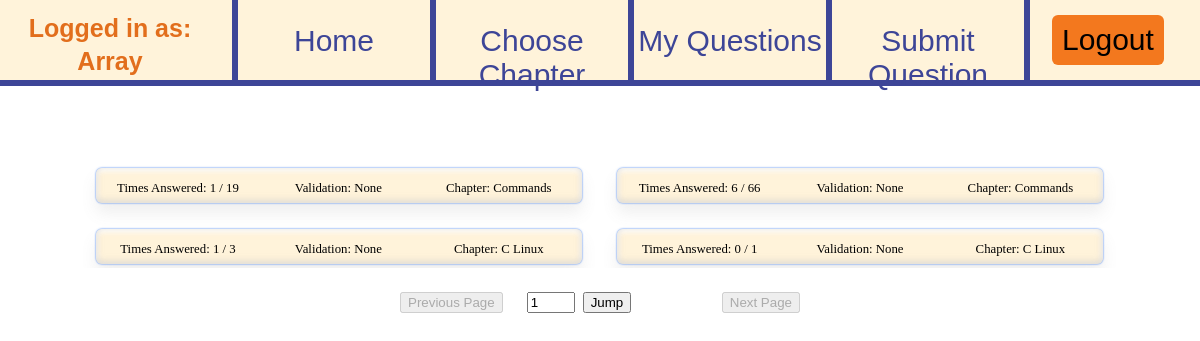
The page /mvc/public/view_questions (signed in) on the database as committed earlier.
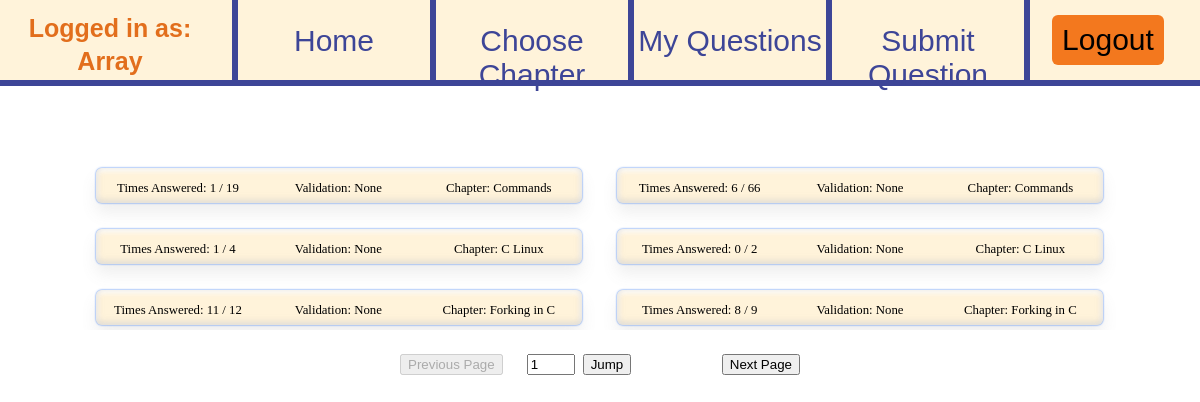
The same page on the database as committed later.
### tables this page shows
CREATE TABLE `questions` (
  `id` int(11) NOT NULL,
  `user_id` int(11) NOT NULL,
  `chapter_id` int(11) NOT NULL,
  `status` varchar(50) NOT NULL,
  `date_created` date NOT NULL,
  `all_answers` int(11) NOT NULL DEFAULT '0',
  `right_answers` int(11) NOT NULL DEFAULT '0',
  `validation` varchar(20) NOT NULL DEFAULT 'None',
  `reports_nr` int(11) NOT NULL DEFAULT '0'
);

CREATE TABLE `chapters` (
  `id` int(11) NOT NULL,
  `name` varchar(50) NOT NULL,
  `description` varchar(150) NOT NULL,
  `status` varchar(20) NOT NULL
);

### mvc/app/core/App.php (called while the page is built, shortened)
<?php
class App
{
    protected $method = 'index';
    public function __construct()
    {
        $url = $this->parseUrl();
        if(file_exists('../app/controllers/' . $url[0] . '.php'))
        {
            unset($url[0]);
        }
        $this->controller = new $this->controller;
        $this->params = $url ? array_values ($url) : [];
        call_user_func_array([$this->controller, $this->method], $this->params);
    }
    public function parseUrl()
    {
        if(isset($_GET['url']))
        {
            return $url = explode('/',filter_var(rtrim($_GET['url'],'/'), FILTER_SANITIZE_URL));
        }
    }
}

### mvc/public/index.php (called while the page is built, shortened)
<?php
require_once '../app/core/Controller.php';
$app=new App;

### mvc/app/core/Controller.php (called while the page is built, shortened)
<?php
class Controller
{
    protected function view($view, $data = false)
    {
        require_once '../app/views/' . $view . '.php';
    }
    protected function check_login(){
        $this->session_user_id=$_SESSION['user_id'];
        $this->session_is_admin=$_SESSION['is_admin'];
    }
    protected function session_extract($session_variable_name,$unset=false){
        if(isset($_SESSION[$session_variable_name])==true){
            $variable=$_SESSION[$session_variable_name];
        }else{
            $variable="";
        }
        return $variable;
    }
}

### mvc/app/controllers/view_questions.php (the view, shortened to what this page needs)
<?php
class View_Questions extends Controller
{
    private $questions,$questions_nr;
    private $chapters,$chapters_nr;
    private $page_controls;
    public function index($page='test')
    {
        $this->generate_page_controls();
        $this->get_questions();
        $this->view('home/view_questions',['questions' => $this->questions,'questions_nr' => $this->questions_nr,'chapters' => $this->chapters,'chapters_nr'=>$this->chapters_nr, 'page_controls' =>$this->page_controls]);
    }
    private function get_questions(){
        $question_posted=$this->session_extract("criteria_posted");
        $search_user=$this->session_extract("criteria_user");
        $search_chapter=$this->session_extract("criteria_chapter");
        $search_validation=$this->session_extract("criteria_validation");
        $sort_criterion=$this->session_extract("criteria_sort");
        $chapter_posted=" ";
        $config=$this->model('JSONConfig');
        $db_host=$config->get('db','host');
        $db_user=$config->get('db','user');
        $db_pass=$config->get('db','pass');
        $db_name=$config->get('db','name');
        $db_connection=$this->model('DBConnection');
        $link=$db_connection->connect($db_host,$db_user,$db_pass,$db_name);
        if($this->session_is_admin==false){
            $chapter_posted="AND c.status='posted'";
            $search_user="AND q.`user_id`=" . (string)$this->session_user_id;
            $search_chapter=" ";
        }
        $qurery="SELECT q.id,q.`chapter_id`,q.all_answers,q.right_answers,q.`validation`,c.name,u.user_name,q.date_created,q.reports_nr FROM questions q JOIN chapters c ON q.chapter_id=c.id JOIN users u ON q.user_id=u.id WHERE 1=1 " . $chapter_posted . " " . $search_user .  " " . $question_posted . " " . $search_chapter . " " . $search_validation . " " . $sort_criterion;
        $sql=$link->prepare($qurery);
        $sql->execute();
        $sql->bind_result($question_id,$chapter_id,$all_answers,$right_answers,$validation,$chapter_name,$user_name,$date_submitted,$reports_nr);
        $this->questions_nr=0;
        $config=$this->model('JSONConfig');
        $app_local_path=$config->get('app','local_path');
        while($sql->fetch() && $this->questions_nr<self::QUESTIONS_PER_PAGE){
            $question_text=$question_text_aux=null;
            $line=0;
            exec('cat ' . $app_local_path . '/mvc/app/questions/' . (string)$question_id . '.text',$question_text_aux);
            $question_text= $question_text_aux[$line];
            if($this->session_is_admin==false){
                $this->questions[$this->questions_nr]=   "<a class='question' href='chapter_" . (string)$chapter_id . "_view_question/" . $question_id . "'>
                                                                    <p class='text'>" . $question_text . "</p>
                                                                    <p class='details'> Times Answered: " . $right_answers . " / " .  $all_answers . "</p>
                                                                    <p class='details'> Validation: " . $validation . "</p>
                                                                    <p class='details'> Chapter: " . $chapter_name . "</p>
                                                            </a>";
            }
            $this->questions_nr=$this->questions_nr+1;
        }
    }
    private function get_chapters(){
        if($this->session_is_admin==false){
            $this->chapters="";
            $this->chapters_nr=0;
            return 0;
        }
        $this->chapters_nr=1;
        $this->chapters[0]='<option value="all">All</option>';
    }
    private function generate_page_controls(){
        $question_posted=$this->session_extract("criteria_posted");
        $search_user=$this->session_extract("criteria_user");
        $search_chapter=$this->session_extract("criteria_chapter");
        $search_validation=$this->session_extract("criteria_validation");
        $chapter_posted=" ";
        $config=$this->model('JSONConfig');
        $db_host=$config->get('db','host');
        $db_user=$config->get('db','user');
        $db_pass=$config->get('db','pass');
        $db_name=$config->get('db','name');
        $db_connection=$this->model('DBConnection');
        $link=$db_connection->connect($db_host,$db_user,$db_pass,$db_name);
        if($this->session_is_admin==false){
            $chapter_posted="AND c.`status`='posted'";
            $search_user="AND q.`user_id`=" . (string)$this->session_user_id;
            $search_chapter=" ";
        }
        $qurery="SELECT COUNT(q.id) FROM questions q JOIN chapters c ON q.chapter_id=c.id JOIN users u ON q.user_id=u.id WHERE 1=1 ". $chapter_posted. " " . $search_user .  " " . $question_posted . " " . $search_chapter . " " . $search_validation;
        $sql=$link->prepare($qurery);
        $sql->execute();
        $sql->bind_result($questions_total);
        $this->page_controls='<div class="pageNumber">
            <div class="controls">
                <form class="pageNumberPrevious" action="view_questions/' . (string)($_SESSION["questions_page"]-1) . '" method="POST">';
        if($_SESSION["questions_page"]>1){
            $this->page_controls=$this->page_controls . '<input type="submit" value="Previous Page"/>';
        }else{
            $this->page_controls=$this->page_controls . '<input type="submit" value="Previous Page" disabled/>';
        }
        $this->page_controls=$this->page_controls . '</form>
                <form class="pageNumberValue" action="view_questions/jump_to_page" method="POST">
                    <input type="number" min="1" max="' . (string)intval($questions_total/self::QUESTIONS_PER_PAGE+1) . '"name="number_field" value="' . (string)$_SESSION["questions_page"] . '" required/>
                    <input type="submit" value="Jump"/>
                </form>
                <form class="pageNumberNext" action="view_questions/' . (string)($_SESSION["questions_page"]+1) . '" method="POST">';
        if(intval($questions_total/self::QUESTIONS_PER_PAGE) - $_SESSION["questions_page"]>=0){
            $this->page_controls=$this->page_controls . '<input type="submit" value="Next Page"/>';
        }else{
            $this->page_controls=$this->page_controls . '<input type="submit" value="Next Page" disabled/>';
        }
        $this->page_controls=$this->page_controls .'</form>
            </div>
        </div>';
    }
}

### mvc/app/views/home/view_questions.php (shortened to what this page needs)
<!DOCTYPE html>
<html lang="en">
<head>
    <link rel="stylesheet" href="resources/stylesheets/header.css" type="text/css" />
    <link rel="stylesheet" href="resources/stylesheets/view_questions.css" type="text/css" />
    </head>
<body>
<?php
    include "header.php"
?>
    <div class="questionsBox">
        <?php
            for($i=0;$i<$data['questions_nr'];$i++){
                echo $data['questions'][$i];
            }
        ?>
    </div>
    <?php echo $data['page_controls'];
    ?>
</body>
</html>

### mvc/app/views/home/header.php
<header>
    <p class="user">Logged in as: <?php echo $_SESSION["user"];?></p>
    <a href="home" class="btnHome">Home</a>
    <a href="choose_chapter" class="btnChooseChapter">Choose Chapter</a>
    <a href="view_questions/1" class="btnMyQuestions"><?php echo $_SESSION['is_admin']==true ? "All Questions" :  "My Questions";?></a>
    <a href="submit_question" class="btnSubmitQuestion">Submit Question</a>
    <a href="logout" class="btnLogout">Logout</a>
</header>

### mvc/public/resources/stylesheets/header.css (style rules this page uses)
header { background-color: #fff3da; width: 100%; height: 80px; border-bottom-color: #3D4597; border-bottom-width: 6px; border-bottom-style: solid; }
header .btnLogout { font-family: Arial, Helvetica, sans-serif; font-size: 30px; text-align: center; color: black; background-color: #F3781E; border-radius: 6px; margin-top: 15px; margin-right: 3%; width: 8%; text-decoration: none; padding: 8px; float: right; }
header .user { font-family: Arial, Helvetica, sans-serif; font-weight: bold; font-size: 25px; text-align: center; line-height: 1.3; width: 15%; height: 56px; color: rgb(226, 110, 28); margin:12px; margin-left: 20px; float: left; }
header .btnHome { font-family: Arial, Helvetica, sans-serif; font-size: 30px; text-align: center; text-decoration: none; padding-top: 24px; width: 16%; height: 56px; color: #3D4597; margin-left: 20px; border-right-color: #3D4597; border-right-width: 6px; border-right-style: solid; border-left-color: #3D4597; border-left-width: 6px; border-left-style: solid; float: left; }
header .btnChooseChapter { font-family: Arial, Helvetica, sans-serif; font-size: 30px; text-align: center; text-decoration: none; padding-top: 24px; width: 16%; height: 56px; color: #3D4597; border-right-color: #3D4597; border-right-width: 6px; border-right-style: solid; float: left; }
header .btnMyQuestions { font-family: Arial, Helvetica, sans-serif; font-size: 30px; text-align: center; text-decoration: none; padding-top: 24px; width: 16%; height: 56px; color: #3D4597; border-right-color: #3D4597; border-right-width: 6px; border-right-style: solid; float: left; }
header .btnSubmitQuestion { font-family: Arial, Helvetica, sans-serif; font-size: 30px; text-align: center; text-decoration: none; padding-top: 24px; width: 16%; height: 56px; color: #3D4597; border-right-color: #3D4597; border-right-width: 6px; border-right-style: solid; float: left; }

### mvc/public/resources/stylesheets/view_questions.css (style rules this page uses)
.questionsBox { width: 90%; overflow: hidden; box-sizing: border-box; margin-left: auto; margin-right: auto; margin-top:5%; }
.questionsBox .question { text-align: center; background-color: #fff3da; padding: 0.2%; width: 45%; margin-left: 3.3%; margin-top: 2%; margin-bottom: 0.4%; box-sizing: border-box; border-radius: 6px; box-shadow: 0 0px 2px 0 #1d67f0, 0 10px 15px 0 rgba(126, 126, 126, 0.12), 0 -2px 6px 1px rgba(199, 199, 199, 0.55) inset, 0 2px 4px 2px rgba(255, 255, 255, 0.83) inset; text-decoration: none; float: left; }
.questionsBox .question .details { color: black; font-size: 80%; text-decoration: none; margin-top:-1%; margin-bottom:1%; float: left; width: 33.3%; }
.pageNumber { margin-top: 2%; }
.pageNumber .controls { width: 400px; height: 35px; margin-left: auto; margin-right: auto; }
.pageNumber form { float: left; }
.pageNumber .pageNumberValue { width: 140px; }
.pageNumber form input[type="number"] { width: 40px; margin-right: 4px; }
.pageNumber .pageNumberPrevious { float: left; margin-right: 24px; }
.pageNumber .pageNumberNext { float: right; }

Rows that differ between the two databases and show on the page:
changed questions (number 3 of 6 on the later page): all_answers "3" → "4"
changed questions (number 4 of 6 on the later page): all_answers "1" → "2"
added questions: right_answers "11", all_answers "12", validation "None"
added chapters: name "Forking in C"
added questions: right_answers "8", all_answers "9", validation "None"
Other text that changed with them:
form field value: (not shown) → "Next Page"
form field value: "Next Page" → (not shown)
